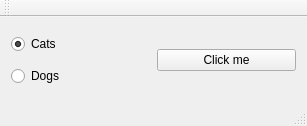
<?xml version="1.0" encoding="UTF-8"?>
<ui version="4.0">
 <class>MainWindow</class>
 <widget class="QMainWindow" name="MainWindow">
  <property name="geometry">
   <rect>
    <x>0</x>
    <y>0</y>
    <width>307</width>
    <height>126</height>
   </rect>
  </property>
  <property name="windowTitle">
   <string>MainWindow</string>
  </property>
  <widget class="QWidget" name="centralWidget">
   <layout class="QHBoxLayout" name="horizontalLayout">
    <item>
     <layout class="QVBoxLayout" name="verticalLayout">
      <item>
       <widget class="QRadioButton" name="radioButton1">
        <property name="text">
         <string>Cats</string>
        </property>
        <property name="checked">
         <bool>true</bool>
        </property>
       </widget>
      </item>
      <item>
       <widget class="QRadioButton" name="radioButton2">
        <property name="text">
         <string>Dogs</string>
        </property>
       </widget>
      </item>
     </layout>
    </item>
    <item>
     <widget class="QPushButton" name="pushButton">
      <property name="text">
       <string>Click me</string>
      </property>
     </widget>
    </item>
   </layout>
  </widget>
  <widget class="QMenuBar" name="menuBar">
   <property name="geometry">
    <rect>
     <x>0</x>
     <y>0</y>
     <width>307</width>
     <height>22</height>
    </rect>
   </property>
  </widget>
  <widget class="QToolBar" name="mainToolBar">
   <attribute name="toolBarArea">
    <enum>TopToolBarArea</enum>
   </attribute>
   <attribute name="toolBarBreak">
    <bool>false</bool>
   </attribute>
  </widget>
  <widget class="QStatusBar" name="statusBar"/>
 </widget>
 <layoutdefault spacing="6" margin="11"/>
 <resources/>
 <connections/>
</ui>
